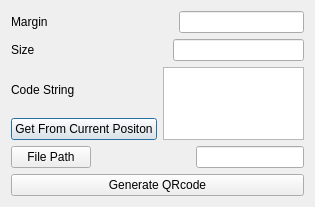
<?xml version="1.0" encoding="UTF-8"?>
<ui version="4.0">
 <class>GenerateQRcodeDialog</class>
 <widget class="QDialog" name="GenerateQRcodeDialog">
  <property name="geometry">
   <rect>
    <x>0</x>
    <y>0</y>
    <width>315</width>
    <height>207</height>
   </rect>
  </property>
  <property name="windowTitle">
   <string>Dialog</string>
  </property>
  <property name="whatsThis">
   <string>请设置二维码尺寸大小并存到指定路径</string>
  </property>
  <layout class="QGridLayout" name="gridLayout">
   <item row="0" column="0">
    <layout class="QHBoxLayout" name="horizontalLayout">
     <item>
      <widget class="QLabel" name="marginLabel">
       <property name="text">
        <string>Margin</string>
       </property>
      </widget>
     </item>
     <item>
      <spacer name="horizontalSpacer">
       <property name="orientation">
        <enum>Qt::Horizontal</enum>
       </property>
       <property name="sizeHint" stdset="0">
        <size>
         <width>40</width>
         <height>20</height>
        </size>
       </property>
      </spacer>
     </item>
     <item>
      <widget class="QLineEdit" name="marginLineEdit"/>
     </item>
    </layout>
   </item>
   <item row="1" column="0">
    <layout class="QHBoxLayout" name="horizontalLayout_2">
     <item>
      <widget class="QLabel" name="sizeLabel">
       <property name="text">
        <string>Size</string>
       </property>
      </widget>
     </item>
     <item>
      <spacer name="horizontalSpacer_2">
       <property name="orientation">
        <enum>Qt::Horizontal</enum>
       </property>
       <property name="sizeHint" stdset="0">
        <size>
         <width>40</width>
         <height>20</height>
        </size>
       </property>
      </spacer>
     </item>
     <item>
      <widget class="QLineEdit" name="sizeLineText"/>
     </item>
    </layout>
   </item>
   <item row="2" column="0">
    <layout class="QHBoxLayout" name="horizontalLayout_4">
     <item>
      <layout class="QVBoxLayout" name="verticalLayout">
       <item>
        <layout class="QHBoxLayout" name="horizontalLayout_3">
         <item>
          <widget class="QLabel" name="codrStringLabel">
           <property name="text">
            <string>Code String</string>
           </property>
          </widget>
         </item>
         <item>
          <spacer name="horizontalSpacer_3">
           <property name="orientation">
            <enum>Qt::Horizontal</enum>
           </property>
           <property name="sizeHint" stdset="0">
            <size>
             <width>40</width>
             <height>20</height>
            </size>
           </property>
          </spacer>
         </item>
        </layout>
       </item>
       <item>
        <widget class="QPushButton" name="getFromCurrentPositionPushButton">
         <property name="text">
          <string>Get From Current Positon</string>
         </property>
        </widget>
       </item>
      </layout>
     </item>
     <item>
      <widget class="QTextEdit" name="codeStringTextEdit"/>
     </item>
    </layout>
   </item>
   <item row="3" column="0">
    <layout class="QHBoxLayout" name="horizontalLayout_5">
     <item>
      <widget class="QPushButton" name="filePathPushButton">
       <property name="text">
        <string>File Path</string>
       </property>
      </widget>
     </item>
     <item>
      <spacer name="horizontalSpacer_4">
       <property name="orientation">
        <enum>Qt::Horizontal</enum>
       </property>
       <property name="sizeHint" stdset="0">
        <size>
         <width>40</width>
         <height>20</height>
        </size>
       </property>
      </spacer>
     </item>
     <item>
      <widget class="QLineEdit" name="filePathLineEdit"/>
     </item>
    </layout>
   </item>
   <item row="4" column="0">
    <widget class="QPushButton" name="generateQRcodePushButton">
     <property name="text">
      <string>Generate QRcode</string>
     </property>
    </widget>
   </item>
  </layout>
 </widget>
 <resources/>
 <connections/>
</ui>
